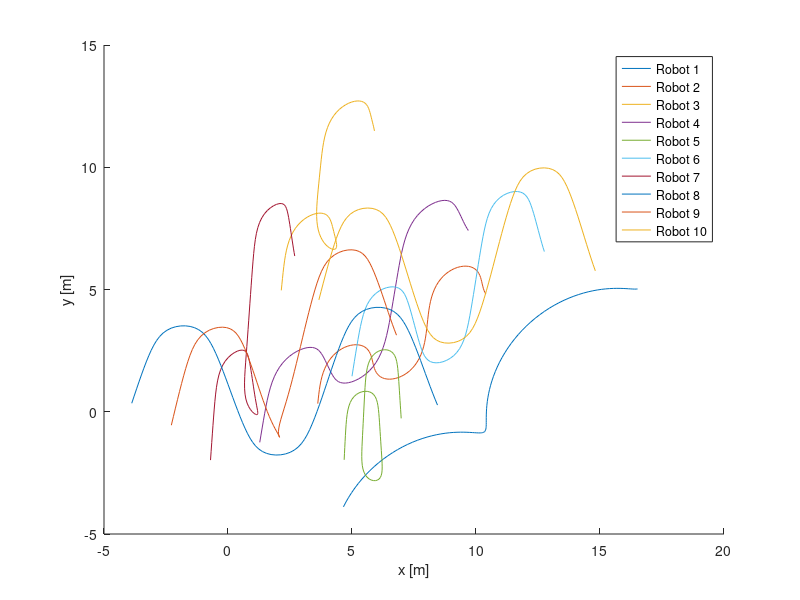

Here is the MATLAB script that generated this plot:
clear all;
clc;

p = [3;4];

%% Robot sensor readings

n = 10;

% Uncertainty
Ri = cell(1,n);
for i=1:n
    Ri{i} = rand(2,2)-0.5;
    Ri{i} = Ri{i}*Ri{i}';
end

% Sensor models
Hi = cell(1,n);
for i=1:n
    Hi{i} = rand(2,2)-0.5;
    while rank(Hi{i}) < 2
        Hi{i} = rand(2,2)-0.5;
    end
end

%% Robot dynamics

Dt = 0.1;
t = 0:Dt:10;

% Initial robot positions
x = (rand(2,n)-0.5)*10;

% Robots inputs
u = cell(1,n);
for i=1:n
    u{i} = 1e-1*[rand(1) + sin(t).^i; rand(1) + sqrt(i)*cos(t)];
end

% Motion of the vehicle
x_Store = cell(1,n);
for i=1:n
    x_Store{i}(:,1) = x(:,i);
    for j=1:length(t)-1
        x_Store{i}(:,j+1) = x_Store{i}(:,j) + u{i}(:,j);
    end
end

% Input uncertainties
Qi = cell(1,n);
for i=1:n
    Qi{i} = rand(2,2)-0.5;
    Qi{i} = Qi{i}*Qi{i}';
end


%% Relative measurements

% Communication range
CR = 5; % [m]

% Robot state estimate
x_est = cell(1,n);
P_est = cell(1,n);
for i=1:n
    x_est{i} = zeros(2,length(t));
    x_est{i}(:,1) = x(:,i);
    P_est{i} = zeros(2,2);
end

% Cycling along the time
for cT=1:length(t)-1
    
    % Predictions
    % - Robot input measurements
    uUnc = zeros(2,n);
    for i=1:n
        uUnc(:,i) = u{i}(:,cT) + mvnrnd([0;0], Qi{i})';
    end
    % - Compute the predictions
    for i=1:n
        x_est{i}(:,cT+1) = x_est{i}(:,cT) + uUnc(:,i);
        P_est{i} = P_est{i} + Qi{i};
    end

    % Robots measurements
    s = zeros(2, n);
    for i=1:n
        % Human in robot reference frame
        p_new = p - x_Store{i}(:,cT+1);
        
        % Sensor
        s(:,i) = Hi{i}*p_new + mvnrnd([0;0], Ri{i})';
    end
    
    % Transform the robot measurements into world measurements (the common
    % reference frame for all the robots)
    s_World = zeros(2,n);
    for i=1:n
        s_World(:,i) = s(:,i) + Hi{i}*x_est{i}(:,cT+1);
    end
    
    % Initialisation
    F = cell(n,1);
    a = cell(n,1);
    F_MH = cell(n,1);
    a_MH = cell(n,1);
    for i=1:n
        zi = s_World(:,i);
        F{i} = Hi{i}'*inv(Ri{i} + P_est{i})*Hi{i};
        a{i} = Hi{i}'*inv(Ri{i} + P_est{i})*zi;
        F_MH{i} = Hi{i}'*inv(Ri{i} + P_est{i})*Hi{i};
        a_MH{i} = Hi{i}'*inv(Ri{i} + P_est{i})*zi;
    end
    
end

% Number of consensus protocol msg exchanges
m = 1;

for k=1:m
    % Topology matrix
    A = zeros(n,n);
    ProbOfConnection = 0.5;
    for i=1:n
        for j=i+1:n
            A(i,j) = round(rand(1)-(0.5-ProbOfConnection));
        end
    end
    A = A + A';
    
    % Degree vector
    D = A*ones(n,1);

    % Maximum Degree Waighting
    FStore = F;
    aStore = a;
    for i=1:n
        for j=1:n
            if A(i,j) == 1
                F{i} = F{i} + 1/(1+max(D))*(FStore{j} - FStore{i});
                a{i} = a{i} + 1/(1+max(D))*(aStore{j} - aStore{i});
            end
        end
    end
    
    % Metropolis-Hastings
    FStore = F_MH;
    aStore = a_MH;
    for i=1:n
        for j=1:n
            if A(i,j) == 1
                F_MH{i} = F_MH{i} + 1/(1+max(D(i), D(j)))*(FStore{j} - FStore{i});
                a_MH{i} = a_MH{i} + 1/(1+max(D(i), D(j)))*(aStore{j} - aStore{i});
            end
        end
    end

end

%% Plot

figure(1), clf, hold on;
LegS = {};
for i=1:n
    plot(x_Store{i}(1,:), x_Store{i}(2,:));
    LegS{end+1} = ['Robot ', num2str(i)];
end
legend(LegS, 'Location', 'best');
xlabel('x [m]'); ylabel('y [m]');


